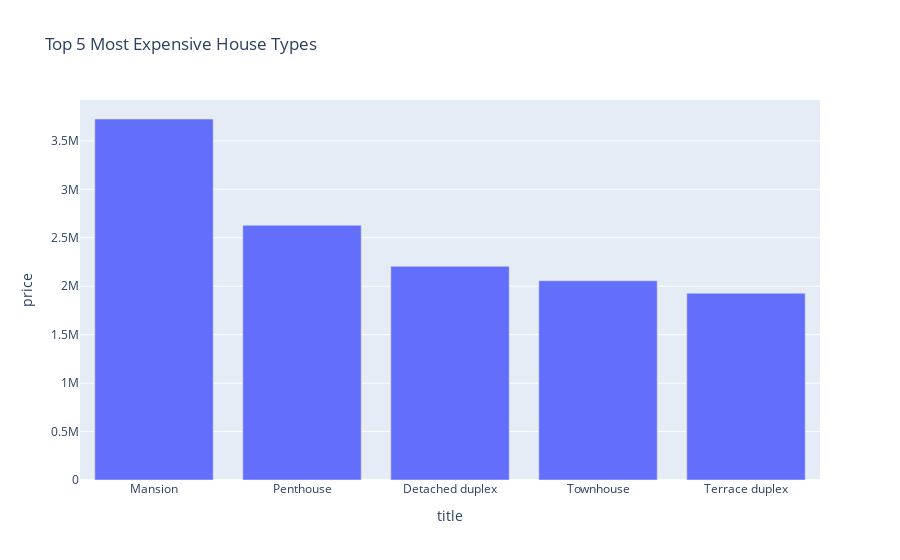

Source (notebook cell):
### Code cell
# What are the top 5 most expensive house types in the dataset?
top_5_expensive = (
    df_train.groupby("title")["price"].mean().sort_values(ascending=False).head(5)
)

fig = px.bar(
    top_5_expensive,
    x=top_5_expensive.index,
    y="price",
    title="Top 5 Most Expensive House Types",
)
fig.show()

### Figure 1 — Plotly figure (JSON) as saved in the notebook; plotly's stock layout.template omitted (floating-point values rounded to 4 significant figures)
{"data": [{"alignmentgroup": "True", "hovertemplate": "title=%{x}<br>price=%{y}<extra></extra>", "legendgroup": "", "marker": {"color": "#636efa", "pattern": {"shape": ""}}, "name": "", "offsetgroup": "", "orientation": "v", "showlegend": false, "textposition": "auto", "type": "bar", "x": ["Mansion", "Penthouse", "Detached duplex", "Townhouse", "Terrace duplex"], "xaxis": "x", "y": [3726000.0, 2629000.0, 2206000.0, 2056000.0, 1927000.0], "yaxis": "y"}], "layout": {"barmode": "relative", "legend": {"tracegroupgap": 0}, "title": {"text": "Top 5 Most Expensive House Types"}, "xaxis": {"anchor": "y", "domain": [0, 1], "title": {"text": "title"}}, "yaxis": {"anchor": "x", "domain": [0, 1], "title": {"text": "price"}}}}
